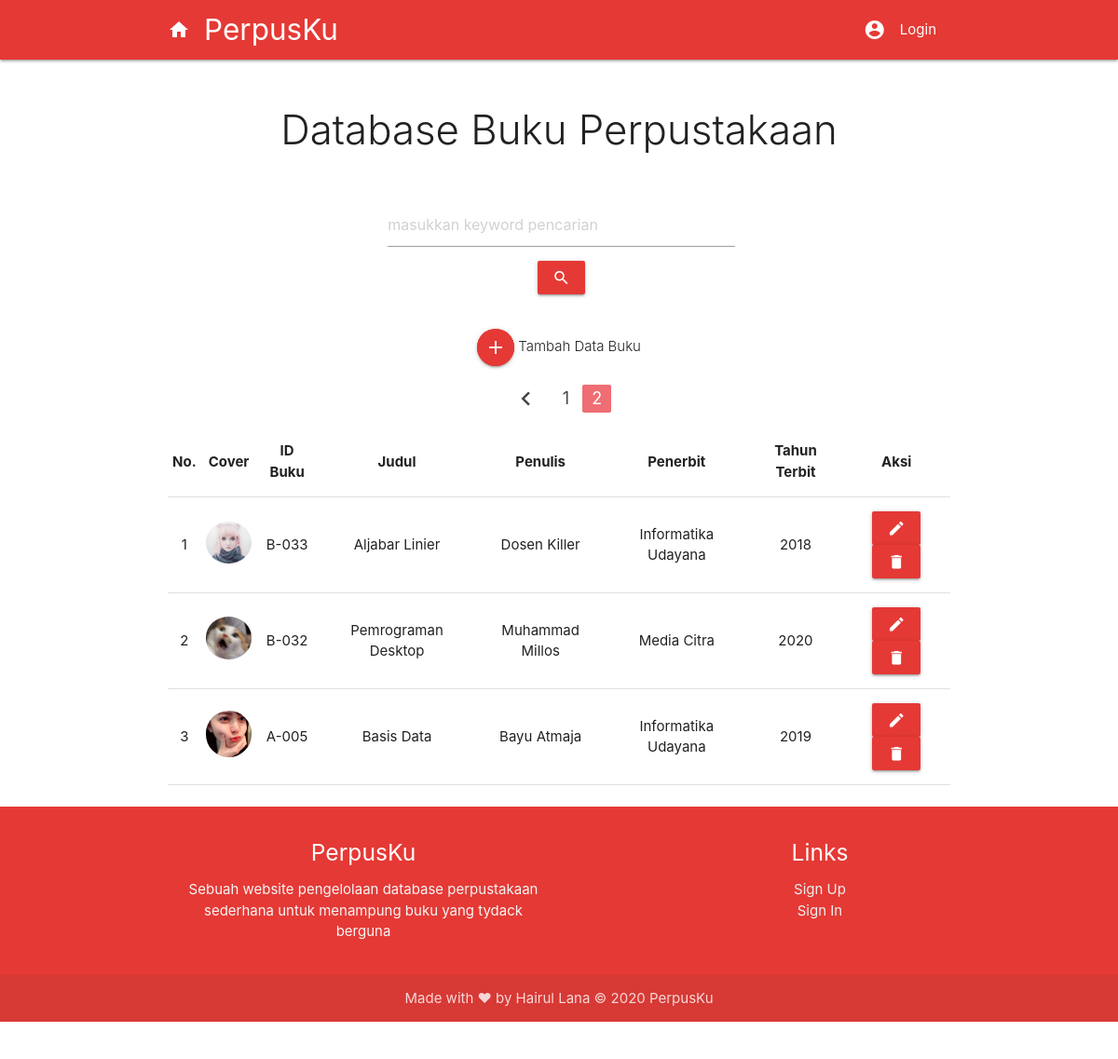
/index_normalSearch.php?page=2, run on the app's committed database.
### tables this page shows
CREATE TABLE `buku` (
  `id_buku` int(11) NOT NULL,
  `no_buku` varchar(50) NOT NULL,
  `judul` varchar(50) NOT NULL,
  `penulis` varchar(50) NOT NULL,
  `penerbit` varchar(50) NOT NULL,
  `tahun` int(11) NOT NULL,
  `cover` text NOT NULL
);

### functions.php (called while the page is built, shortened)
<?php
include 'connect_db.php';
function query($query){
    global $connect;
    $result = mysqli_query($connect,$query);
    $rows = [];
    while ( $row = mysqli_fetch_assoc($result) ){
        $rows[] = $row;
    }
    return $rows;
}
?>

### index_normalSearch.php (the view, shortened to what this page needs)
<?php
include 'connect_db.php';
include 'functions.php';
$jumlahDataPerHalaman = 3;
$jumlahData = count(query("SELECT * FROM buku"));
$jumlahHalaman = ceil($jumlahData / $jumlahDataPerHalaman);
if ( isset($_GET["page"])){
    $halamanAktif = $_GET["page"];
}else{
    $halamanAktif = 1;
}
$awalData = ( $jumlahDataPerHalaman * $halamanAktif ) - $jumlahDataPerHalaman;
$buku = query("SELECT * FROM buku ORDER BY id_buku DESC LIMIT $awalData, $jumlahDataPerHalaman");
?>
<!DOCTYPE html>
<html>
    <head>
    </head>
    <body>
        <?php include "_navbar.php" ?>
        <h3 class="header light center">Database Buku Perpustakaan</h3>
        <div class="row">
            <div class="col s4 offset-s4">
            <br>
            <div class="center">
                <form action="" method="POST" class="input-field inline">
                    <input type="text" size=40 name="keyword" placeholder="masukkan keyword pencarian" autofocus autocomplete="off" id="keyword">
                    <button class="btn red darken-1" type="submit" name="cari" id="cariData"><i class="material-icons">search</i></button>
                </form>
            </div>
            <br>
        </div>
        <div class="row center">
            <div class="col s4 offset-s4 center">
                <a class="btn-floating pulse red darken-1" href="tambah_buku.php"><i class="material-icons">add</i></a>  <span class="light">Tambah Data Buku</span>
            </div>
        </div>
        <div class="row center">
            <ul class="pagination">
                <li class="waves-effect">
                    <?php if( $halamanAktif > 1 ) : ?>
                        <a href="?page=<?= $halamanAktif - 1; ?>"><i class="material-icons">chevron_left</i></a>
                    <?php endif; ?>
                </li>
                <?php for( $i = 1; $i <= $jumlahHalaman; $i++ ) : ?>
                    <?php if( $i == $halamanAktif ) : ?>
                        <li class="active">
                            <a href="?page=<?= $i; ?>"><?= $i; ?></a>
                        </li>
                    <?php else : ?>
                        <li class="waves-effect">
                            <a href="?page=<?= $i; ?>"><?= $i; ?></a>
                        </li>
                    <?php endif; ?>
                <?php endfor; ?>
            </ul>
        <div>
        <div class="container">
            <div class="center">
                <table cellpadding=10 class="responsive-table centered">
                    <tr>
                        <td style="font-weight:bold">No.</td>
                        <td style="font-weight:bold">Cover</td>
                        <td style="font-weight:bold">ID Buku</td>
                        <td style="font-weight:bold">Judul</td>
                        <td style="font-weight:bold">Penulis</td>
                        <td style="font-weight:bold">Penerbit</td>
                        <td style="font-weight:bold">Tahun Terbit</td>
                        <td style="font-weight:bold">Aksi</td>
                    </tr>
                    <?php $i = 1; ?>
                    <?php foreach ( $buku as $data_buku ) : ?>
                    <tr>
                        <td><?= $i; ?></td>
                        <td><img width=50 height=50 class="circle responsive-img" src=<?= "'cover/".$data_buku['cover']."'" ?> /></td>
                        <td><?= $data_buku["no_buku"]; ?></td>
                        <td><?= $data_buku["judul"]; ?></td>
                        <td><?= $data_buku["penulis"]; ?></td>
                        <td><?= $data_buku["penerbit"]; ?></td>
                        <td><?= $data_buku["tahun"]; ?></td>
                        <td>
                            <a class="btn red darken-1" href="update.php?no_buku=<?= $data_buku['no_buku'] ?>"><i class="material-icons">edit</i></a>
                            <a class="btn red darken-1" href="hapus.php?no_buku=<?= $data_buku['no_buku'] ?>" onclick="return confirm('Apakah anda yakin ingin menghapus data ?')";><i class="material-icons">delete</i></a>
                        </td>
                    </tr>
                    <?php  $i++; endforeach; ?>
                </table>
            </div>
        </div>
        <?php include "_footer.php"; ?>
    </body>
</html>

### data on the page
buku: cover (picture), no_buku "B-033", judul "Aljabar Linier", penulis "Dosen Killer", penerbit "Informatika Udayana", tahun "2018"
buku: cover (picture), no_buku "B-032", judul "Pemrograman Desktop", penulis "Muhammad Millos", penerbit "Media Citra", tahun "2020"
buku: cover (picture), no_buku "A-005", judul "Basis Data", penulis "Bayu Atmaja", penerbit "Informatika Udayana", tahun "2019"
